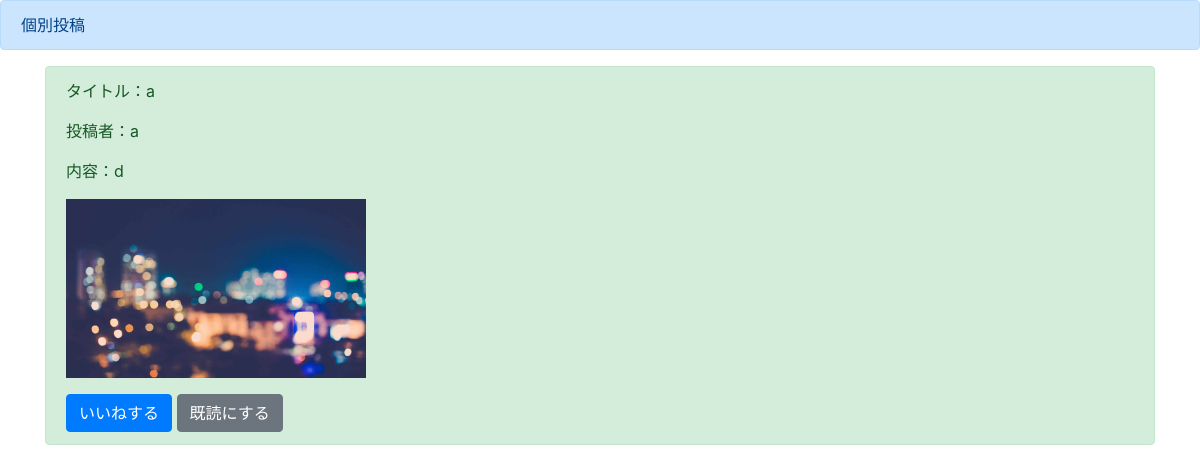
The app's page /detail/5 with its own data.
### boardapp/models.py (models this page shows)
class BoardModel(models.Model):
    title = models.CharField(max_length=100)
    content = models.TextField()
    author = models.CharField(max_length=100)
    images = models.ImageField(upload_to='')
    good = models.IntegerField(null=True, blank=True, default=0)
    read = models.IntegerField(null=True, blank=True, default=0)
    readtext = models.CharField(max_length=100, null=True, blank=True, default='a')

### boardapp/views.py (the view)
# urls.py: path('detail/<int:pk>', detailfunc, name='detail'),
def detailfunc(request, pk):
    object = BoardModel.objects.get(pk=pk)
    return render(request, 'detail.html', {'object':object})

### templates/detail.html (shortened to what this page needs)
{% extends 'base.html' %}
{% block header %}
<div class="alert alert-primary" role="alert">
 個別投稿
</div>
{% endblock header %}
{% block content %}
<div class='container'>
    <div class="alert alert-success" role="alert">
        <p>タイトル：{{object.title}}</p>
        <p>投稿者：{{object.author}}</p>
        <p>内容：{{object.content}}</p>
        <p><img src='{{object.images.url}}' width=300></p>
        <a href="{% url 'good' object.pk %}" class="btn btn-primary" role="button" aria-pressed="true">いいねする</a>
        <a href="{% url 'read' object.pk %}" class="btn btn-secondary" role="button" aria-pressed="true">既読にする</a>
    </div>
</div>
{% endblock content %}

### records on screen
BoardModel: title "a", author "a", content "d", images (picture)
